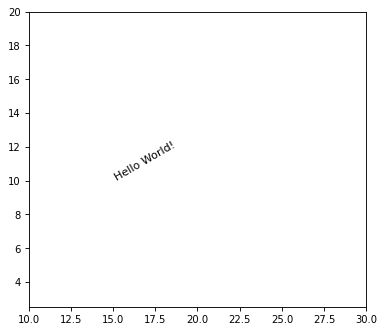

Generate this figure with Python:
from regions import PixCoord, TextPixelRegion, RegionVisual
import matplotlib.pyplot as plt

fig, ax = plt.subplots(1, 1)

center = PixCoord(x=15, y=10)
visual = RegionVisual({'textangle': 30})
reg = TextPixelRegion(center=center, text="Hello World!",
                      visual=visual)
reg.plot(ax=ax)

ax.set_xlim(10, 30)
ax.set_ylim(2.5, 20)
ax.set_aspect('equal')
